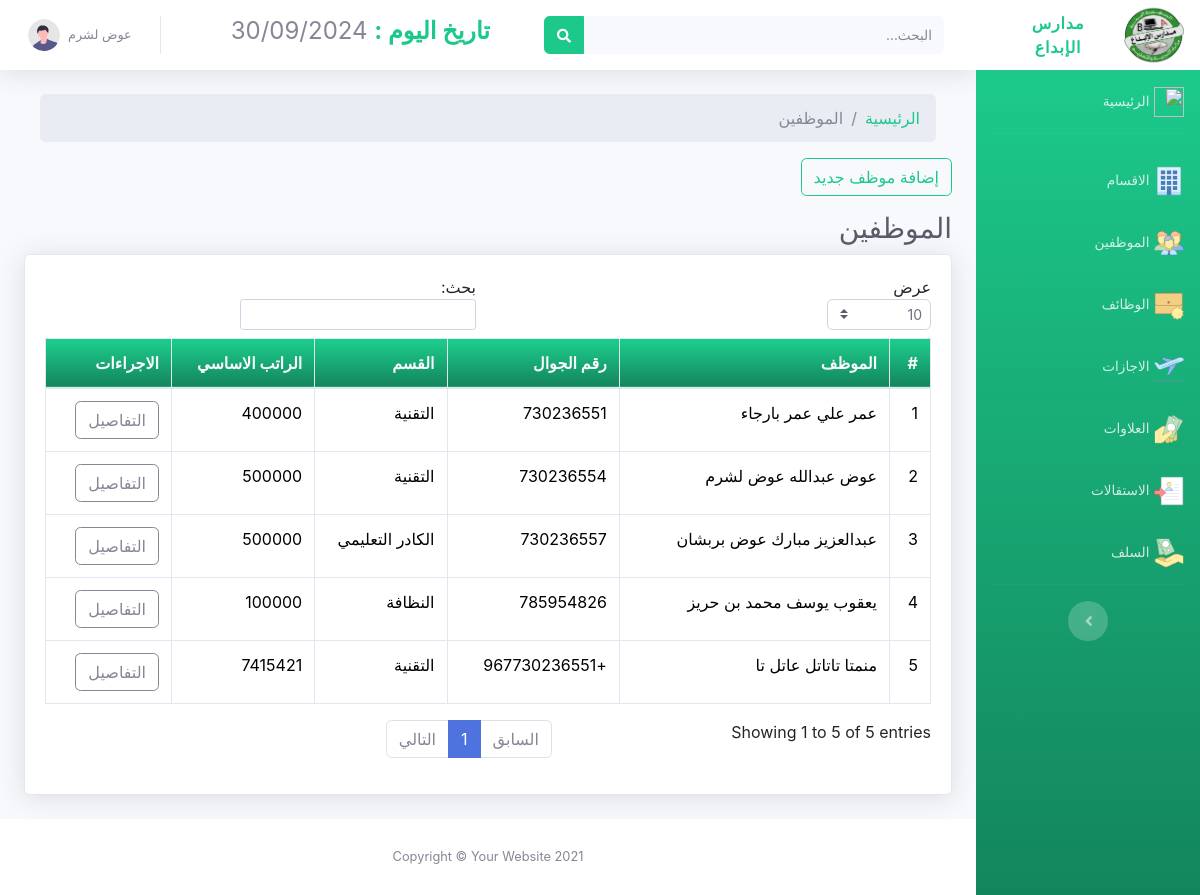
The page /Employee.php (signed in) on the database its author committed.
### tables this page shows
CREATE TABLE `users` (
  `id` int(11) NOT NULL,
  `username` varchar(255) NOT NULL,
  `password` varchar(255) NOT NULL,
  `name` varchar(255) NOT NULL
);

CREATE TABLE `employees` (
  `id` int(11) NOT NULL,
  `name` varchar(255) NOT NULL,
  `basic_salary` int(11) NOT NULL,
  `sex` tinyint(1) NOT NULL,
  `start_date` date NOT NULL,
  `birthday` date NOT NULL,
  `phone` varchar(255) NOT NULL,
  `address` varchar(255) NOT NULL,
  `imge` varchar(255) NOT NULL,
  `divinity_no` varchar(255) NOT NULL,
  `department_id` int(11) NOT NULL,
  `jop_id` int(11) NOT NULL,
  `email` varchar(255) NOT NULL
);

CREATE TABLE `departments` (
  `id` int(11) NOT NULL,
  `name` varchar(255) NOT NULL,
  `description` text DEFAULT NULL
);

### check_session.php (called while the page is built, shortened)
<?php
include('DB/user.php');
$user= new user($db);
$users=$user->Find($_SESSION['user_id']);
?>

### DB/user.php (called while the page is built, shortened)
<?php
class user{
    private $connection;
    private $table = 'users';
    public function __construct($db) {
        $this->connection = $db;
    }
    public function Find($id){
        $query = "SELECT * FROM " . $this->table . " WHERE id = $id";
        $result=$this->connection->query($query);
        return $result;
    }
}
?>

### DB/employee.php (called while the page is built, shortened)
<?php
class employee{
    private $connection;
    public function __construct($db) {
        $this->connection = $db;
    }
    public function select($query){
        $result=$this->connection->query($query);
        return $result;
    }
}
?>

### Employee.php (the view, shortened to what this page needs)
<?php
include('DB/database.php');
include('DB/employee.php');
$database = new Database();
$db = $database->connect();
include("check_session.php");
$employee = new employee($db);
$employees=$employee->select("SELECT employees.id AS 'id', employees.name AS 'employee',basic_salary, departments.name AS 'department',phone,start_date,imge FROM `employees` , `departments` WHERE employees.department_id = departments.id ");
$count=0;
?>
<!DOCTYPE html>
<html lang="en" dir="rtl">
<head>
    <link href="vendor/fontawesome-free/css/all.min.css" rel="stylesheet" type="text/css">
    <link rel="stylesheet" href="css/bootstrap.css">
    <link href="css/sb-admin-2.css" rel="stylesheet">
</head>
<body id="page-top">
    <div id="wrapper">
        <div id="content-wrapper" class="d-flex flex-column">
            <div id="content">
               <?php include('navbar.php') ?>
                <div class="container-fluid">
                    <ul  class="breadcrumb m-3">
                        <li class="breadcrumb-item"> <a href="home.php" class='text-success'>الرئيسية</a></li>
                        <li class="breadcrumb-item active">الموظفين </li>
                    </ul>
                    <a class="btn btn-outline-success mb-3" href="add_employee.php">إضافة موظف جديد</a>
                    <h1 class="h3 mb-2 text-gray-800">الموظفين</h1>
                    <div class="card shadow mb-4">
                        <div class="card-body">
                            <div class="table-responsive">
                                <table class="table table-bordered" id="dataTable" width="100%" cellspacing="0">
                                    <thead>
                                        <tr>
                                            <th class="bg-gradient-success text-gray-100">#</th>
                                            <th class="bg-gradient-success text-gray-100">الموظف</th>
                                            <th class="bg-gradient-success text-gray-100">رقم الجوال</th>
                                            <th class="bg-gradient-success text-gray-100"> القسم</th>
                                            <th class="bg-gradient-success text-gray-100">الراتب الاساسي</th>
                                            <th class="bg-gradient-success text-gray-100">الاجراءات </th>
                                        </tr>
                                    </thead>
                                   <tbody>
                                   <?php foreach($employees as $employee){
                                   $count++;
                                    ?>
                                    <tr>
                                        <td><?=$count?></td>
                                        <td><?=htmlspecialchars($employee['employee'])?></td>
                                        <td><?=htmlspecialchars($employee['phone'])?></td>
                                        <td><?=htmlspecialchars($employee['department'])?></td>
                                        <td><?=htmlspecialchars($employee['basic_salary'])?></td>
                                        <td><a href="employee_details.php?id=<?=$employee['id']?>"><button class="btn btn-outline-secondary">التفاصيل</button></a></td>
                                    </tr>
                                    <?php }?>
                                   </tbody>
                                </table>
                            </div>
                        </div>
                    </div>
                </div>
            </div>
        </div>
    </div>
</body>
</html>

### navbar.php (shortened to what this page needs)
 <?php
$date= date_format(date_create(),'d/m/Y') ;
 ?>
 <nav class="navbar navbar-expand navbar-light bg-white topbar mb-4 static-top shadow">
    <form
        class="d-none d-sm-inline-block form-inline mr-auto ml-md-3 my-2 my-md-0 mw-100 navbar-search">
        <div class="input-group">
            <input type="text" class="form-control bg-light border-0 small" placeholder="البحث..."
                aria-label="Search" aria-describedby="basic-addon2">
            <div class="input-group-append">
                <button class="btn btn-success" type="button">
                    <i class="fas fa-search fa-sm"></i>
                </button>
            </div>
        </div>
    </form>
    <p class="h4"><strong class="text-success"> تاريخ اليوم :</strong> <?=$date?> </p>
    <ul class="navbar-nav ml-auto">
        <li class="nav-item dropdown no-arrow">
            <a class="nav-link dropdown-toggle" href="#" id="userDropdown" role="button"
                data-toggle="dropdown" aria-haspopup="true" aria-expanded="false">
                <span class="mr-2 d-none d-lg-inline text-gray-600 small"><?php foreach($users as $user){echo $user['name'];} ?></span>
                <img class="img-profile rounded-circle"
                    src="img/undraw_profile.svg">
            </a>
        </li>
    </ul>
</nav>

### rows shown on the page
users: name "عوض لشرم"
employees: name "عمر علي عمر بارجاء", phone "730236551", department.name "التقنية", basic_salary "400000"
employees: name "عوض عبدالله عوض لشرم", phone "730236554", department.name "التقنية", basic_salary "500000"
employees: name "عبدالعزيز مبارك عوض بربشان", phone "730236557", department.name "الكادر التعليمي", basic_salary "500000"
employees: name "يعقوب يوسف محمد بن حريز", phone "785954826", department.name "النظافة", basic_salary "100000"
employees: name "منمتا تاتاتل عاتل تا", phone "+967730236551", department.name "التقنية", basic_salary "7415421"

### other values the page prints
$date "30/09/2024"
